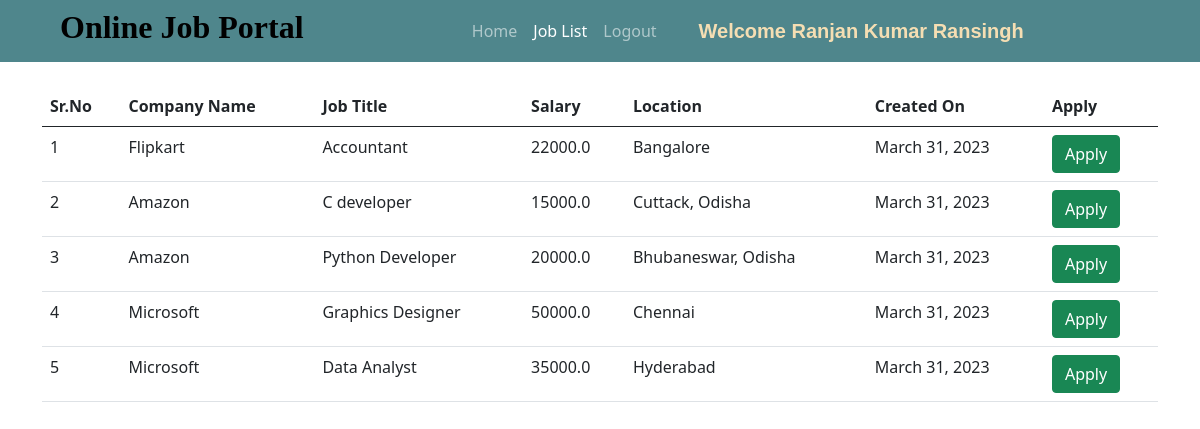
The page /all_jobs/ (signed in) on the database its author committed.
### jobs/models.py (models this page shows, shortened)
class Job(models.Model):
    company = models.ForeignKey(Company, on_delete=models.CASCADE)
    start_date = models.DateField()
    end_date = models.DateField()
    title = models.CharField(max_length=200)
    salary = models.FloatField()
    image = models.ImageField(upload_to="")
    description = models.TextField(max_length=400)
    experience = models.CharField(max_length=100)
    location = models.CharField(max_length=100)
    skills = models.CharField(max_length=200)
    creation_date = models.DateField()

class Company(models.Model):
    user = models.ForeignKey(User, on_delete=models.CASCADE)
    phone = models.CharField(max_length=10)
    image = models.ImageField(upload_to="")
    gender = models.CharField(max_length=10)
    type = models.CharField(max_length=15)
    status = models.CharField(max_length=20)
    company_name = models.CharField(max_length=100)

### jobs/views.py (the view)
# urls.py: path("all_jobs/", views.all_jobs, name="all_jobs"),
def all_jobs(request):
    jobs = Job.objects.all().order_by('-start_date')
    applicant = Applicant.objects.get(user=request.user)
    apply = Application.objects.filter(applicant=applicant)
    data = []
    for i in apply:
        data.append(i.job.id)
    return render(request, "all_jobs.html", {'jobs':jobs, 'data':data})

### jobs/templates/all_jobs.html (shortened to what this page needs)
{% extends 'user_navbar.html' %}
{% block job_list %} active {% endblock %}
{% block body %}
<div class="container mt-4">
<table class="table table-hover" id="example">
    <thead>
        <tr>
            <th>Sr.No</th>
            <th>Company Name</th>
            <th>Job Title</th>
            <th>Salary</th>
            <th>Location</th>
            <th>Created On</th>
            <th>Apply</th>
        </tr>
    </thead>
    <tbody>
        {% for job in jobs %}
        <tr>
            <td>{{forloop.counter}}</td>
            <td>{{job.company.company_name}}</td>
            <td>{{job.title}}</td>
            <td>{{job.salary}}</td>
            <td>{{job.location}}</td>
            <td>{{job.creation_date}}</td>
            {% if job.id in data %}
            <td><a class="btn btn-success">Applied</a></td>
            {% else %}
            <td><a href="/job_detail/{{job.id}}/" class="btn btn-success">Apply</a></td>
            {% endif %}
        </tr>
        {% endfor %}
    </tbody>
</table>
</div>
{% endblock %}

### jobs/templates/user_navbar.html (shortened to what this page needs)
<!doctype html>
<html lang="en">
<head>
  <link href="https://cdn.jsdelivr.net/npm/bootstrap@5.0.2/dist/css/bootstrap.min.css" rel="stylesheet"
>
  <link rel="stylesheet" href="https://cdnjs.cloudflare.com/ajax/libs/font-awesome/5.15.3/css/all.min.css">
</head>
<body>
  <nav class="navbar navbar-expand-lg navbar-dark sticky-top">
      <h2 style="color:black;margin-left: 5%;font-family:cursive;"><b>Online Job Portal</b></h2>
      <div class="container w-50">
        <div class="collapse navbar-collapse" id="navbarSupportedContent">
          <ul class="navbar-nav me-auto mb-2 mb-lg-0">
            <li class="nav-item">
              <a class="nav-link {% block home %}{% endblock %}" aria-current="page" href="/user_homepage/">Home</a>
            </li>
            <li class="nav-item">
              <a class="nav-link {% block job_list %}{% endblock %}" href="/all_jobs/">Job List</a>
            </li>
            <li class="nav-item">
              <a class="nav-link" href="/logout/">Logout</a>
            </li>
          </ul>
          <a class="navbar-brand" style="font-weight: bold; font-family:Verdana, Geneva, Tahoma, sans-serif;color: wheat;"
            href="#">Welcome {{request.user.get_full_name}}</a>
        </div>
      </div>
  </nav>
  {% block body %}
  {% endblock %}
</body>
</html>
</html>

### jobs/templates/user_navbar.html (style rules this page uses)
.navbar { background-color: #4f868c; }

### rows shown on the page
Job: company.company_name "Flipkart", title "Accountant", salary "22000.0", location "Bangalore", creation_date "March 31, 2023"
Job: company.company_name "Amazon", title "C developer", salary "15000.0", location "Cuttack, Odisha", creation_date "March 31, 2023"
Job: company.company_name "Amazon", title "Python Developer", salary "20000.0", location "Bhubaneswar, Odisha", creation_date "March 31, 2023"
Job: company.company_name "Microsoft", title "Graphics Designer", salary "50000.0", location "Chennai", creation_date "March 31, 2023"
Job: company.company_name "Microsoft", title "Data Analyst", salary "35000.0", location "Hyderabad", creation_date "March 31, 2023"

### other values the page prints
{{ request.user.get_full_name }} "Ranjan Kumar Ransingh"
